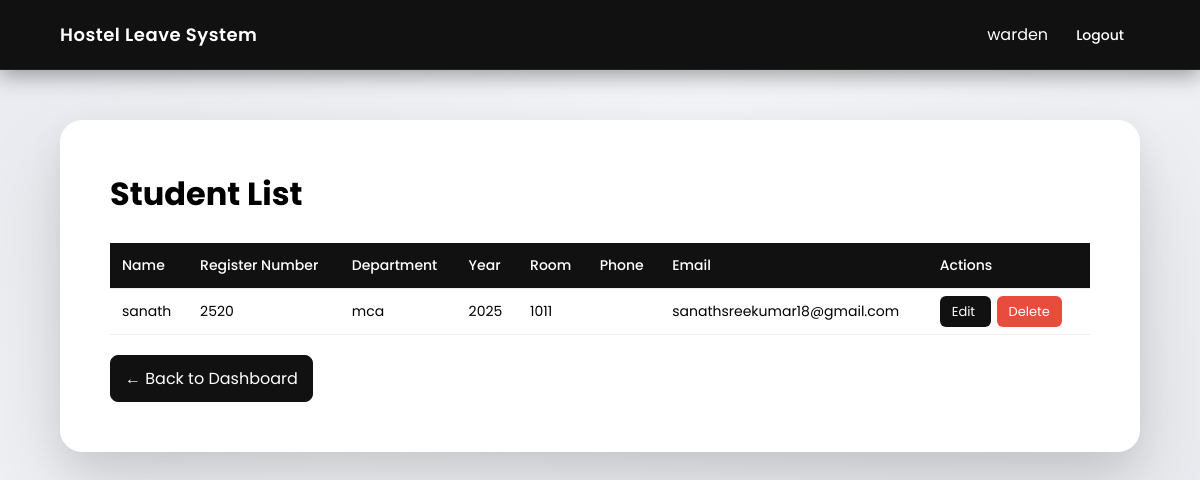
Page /warden/view_students.php (signed in) on the earlier database version.
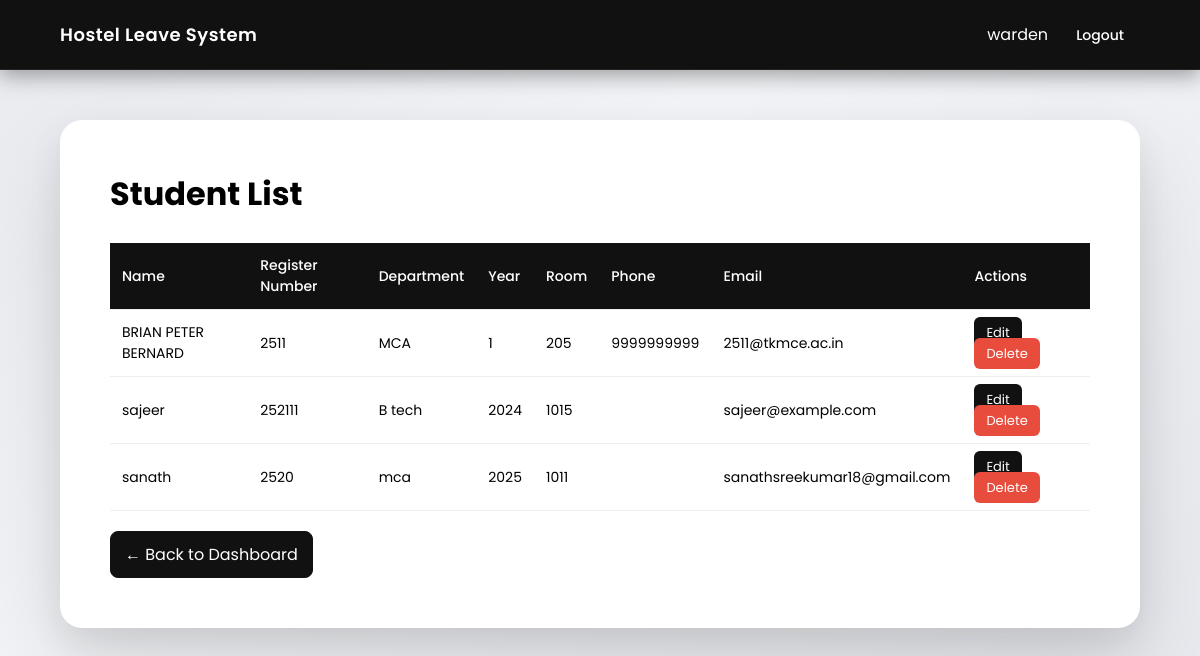
Same page on the later database version.
### tables this page shows
CREATE TABLE `student_profiles` (
  `id` int(11) NOT NULL,
  `user_id` int(11) NOT NULL,
  `register_number` varchar(50) DEFAULT NULL,
  `department` varchar(100) DEFAULT NULL,
  `year` int(11) DEFAULT NULL,
  `room_number` varchar(20) DEFAULT NULL,
  `phone` varchar(15) DEFAULT NULL
);

CREATE TABLE `users` (
  `id` int(11) NOT NULL,
  `role_id` int(11) NOT NULL,
  `name` varchar(100) NOT NULL,
  `username` varchar(50) NOT NULL,
  `password` varchar(255) NOT NULL,
  `email` varchar(100) DEFAULT NULL,
  `parent_email` varchar(100) DEFAULT NULL,
  `teacher_email` varchar(100) DEFAULT NULL,
  `created_at` timestamp NOT NULL DEFAULT current_timestamp()
);

### warden/view_students.php (the view, shortened to what this page needs)
<?php
include("../config/db.php");
$stmt = $conn->prepare("
SELECT
    users.id,
    users.name,
    users.email,
    student_profiles.register_number,
    student_profiles.department,
    student_profiles.year,
    student_profiles.room_number,
    student_profiles.phone
FROM users
JOIN student_profiles
ON users.id = student_profiles.user_id
JOIN roles
ON users.role_id = roles.id
WHERE roles.role_name = 'student'
ORDER BY users.name
");
$stmt->execute();
$result = $stmt->get_result();
?>
<!DOCTYPE html>
<html>
<head>
</head>
<body>
<div class="topbar">
<div class="logo">Hostel Leave System</div>
<div>
<?php echo $_SESSION["username"]; ?>
<a class="logout-btn" href="../auth/logout.php">Logout</a>
</div>
</div>
<div class="container">
<h1>Student List</h1>
<table>
<tr>
<th>Name</th>
<th>Register Number</th>
<th>Department</th>
<th>Year</th>
<th>Room</th>
<th>Phone</th>
<th>Email</th>
<th>Actions</th>
</tr>
<?php while($row = $result->fetch_assoc()) { ?>
<tr>
<td><?php echo $row["name"]; ?></td>
<td><?php echo $row["register_number"]; ?></td>
<td><?php echo $row["department"]; ?></td>
<td><?php echo $row["year"]; ?></td>
<td><?php echo $row["room_number"]; ?></td>
<td><?php echo $row["phone"]; ?></td>
<td><?php echo $row["email"]; ?></td>
<td>
<a class="action-btn edit"
href="edit_student.php?id=<?php echo $row['id']; ?>">
Edit
</a>
<a class="action-btn delete"
href="delete_student.php?id=<?php echo $row['id']; ?>"
onclick="return confirm('Are you sure you want to delete this student?');">
Delete
</a>
</td>
</tr>
<?php } ?>
</table>
<a class="back-btn" href="dashboard.php">← Back to Dashboard</a>
</div>
</body>
</html>

Differences in the rows shown:
added student_profiles: user.name "BRIAN PETER BERNARD", register_number "2511", department "MCA", year "1", room_number "205", phone "9999999999", user.email "2511@tkmce.ac.in"
added student_profiles: user.name "sajeer", register_number "252111", department "B tech", year "2024", room_number "1015", user.email "sajeer@example.com"
